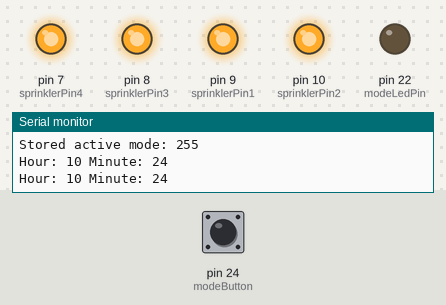
A sketch run on a simulated Arduino Mega 2560, built with avr-gcc and run on an emulated ATmega2560. Parts: output pins drawn as LEDs (lit = HIGH), the last lines printed to the serial monitor. Dashed ring = blinking. The inputs (shaded band) are chosen by the test bench; at power-on: pin 24 (modeButton) HIGH. The local clock reads 2024-03-15 10:24:30 at power-on unless the sketch sets it; EEPROM starts erased.

Above: at 1.3 s.
1.4 s: pin 24 (modeButton) pulled LOW for 0.15 s
At 1.68 s:
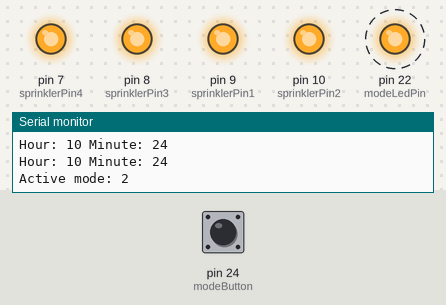
3.0 s: pin 24 (modeButton) pulled LOW for 1 s
At 5.5 s:
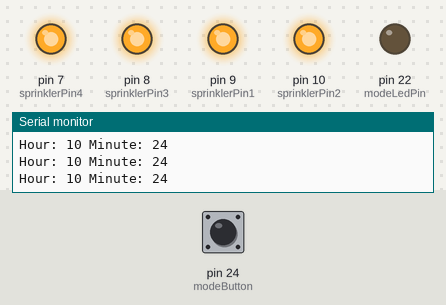
7.0 s: pin 24 (modeButton) pulled LOW for 3.2 s
At 10.48 s:
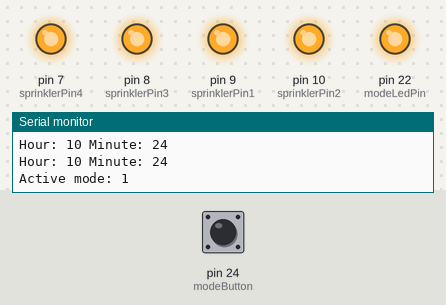
Timing chart, 0 to 12.1 s (numbered marks = the images above; inputs shaded):
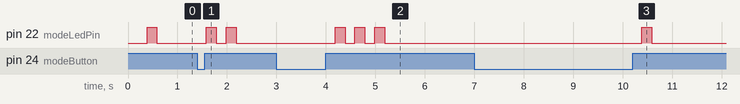

The sketch:

riego.ino
```cpp
#include <arduino-timer.h>
#include <Button.h>
#include <Wire.h>
#include <RTClib.h>
#include <EEPROM.h>

Timer<2> timer;
RTC_DS1307 rtc;

// Sprinklers
const int sprinklerPin1 = 9;
const int sprinklerPin2 = 10;
const int sprinklerPin3 = 8;
const int sprinklerPin4 = 7;
int activeSprinkler = 0;

// Modes
const int modeLedPin = 22;
Button modeButton(24);
int activeMode = 1;
int modeLedState = LOW;
int modeLedIndex = 0;

// Setup
void setup() {
  Serial.begin(9600); // Prepare serial interface

  #ifndef ESP8266
    while (!Serial); // wait for serial port to connect. Needed for native USB
  #endif

  Serial.println("");
  Serial.println(F("----------------------------------------------------"));
  Serial.println(F("            SISTEMA DE RIEGO AUTOMATICO             "));
  Serial.println(F("                       v1.0                         "));
  Serial.println(F("----------------------------------------------------"));

  // Initialize RTC
  if (!rtc.begin()) {
    Serial.println("RTC Module not found.");
    Serial.flush();
    abort();
  }

  if (!rtc.isrunning()) {
    Serial.println("RTC is NOT running, let's set the time!");
    // Set the RTC datetime to the last time this sketch was compiled
    rtc.adjust(DateTime(F(__DATE__), F(__TIME__)));
  }
//  rtc.adjust(DateTime(F(__DATE__), F(__TIME__)));

  // Set active mode from EEPROM storage
  int storedActiveMode = EEPROM.read(0);
  Serial.print("Stored active mode: ");
  Serial.println(storedActiveMode);

  if (storedActiveMode == 255) {
    activeMode = 1;
    EEPROM.write(0, activeMode);
  } else {
    activeMode = storedActiveMode;
  }

  // Setup sprinklers
  pinMode(sprinklerPin1, OUTPUT);
  pinMode(sprinklerPin2, OUTPUT);
  pinMode(sprinklerPin3, OUTPUT);
  pinMode(sprinklerPin4, OUTPUT);
  digitalWrite(sprinklerPin1, HIGH);
  digitalWrite(sprinklerPin2, HIGH);
  digitalWrite(sprinklerPin3, HIGH);
  digitalWrite(sprinklerPin4, HIGH);

  // Setup mode
  pinMode(modeLedPin, OUTPUT);
  modeButton.begin();

  // Timers
  timer.every(200, updateModeLed);
  timer.every(500, updateSprinklers);
}

// Loop
void loop() {
  timer.tick();

  // Handle mode change
  if (modeButton.released()) {
    if (activeMode == 3) activeMode = 1;
    else activeMode++;
    EEPROM.write(0, activeMode);
    Serial.println("Active mode: " + (String)activeMode);

    // Reset mode led
    modeLedState = LOW;
    digitalWrite(modeLedPin, LOW);
    modeLedIndex = 0;
  }
}

bool updateModeLed(void *) {
  if (modeLedIndex < activeMode * 2) {
    if (modeLedState == LOW) {
      modeLedState = HIGH;
      digitalWrite(modeLedPin, HIGH);
    } else {
      modeLedState = LOW;
      digitalWrite(modeLedPin, LOW);
    }

    modeLedIndex++;
  }

  return true;
}

void setActiveSprinklerOnce(int index) {
  if (activeSprinkler != index) {
    activeSprinkler = index;
    Serial.print("Active sprinkler: ");
    Serial.println(activeSprinkler);

    if (activeSprinkler == 1) {
      digitalWrite(sprinklerPin1, LOW);
      digitalWrite(sprinklerPin2, HIGH);
      digitalWrite(sprinklerPin3, HIGH);
      digitalWrite(sprinklerPin4, HIGH);
    } else if (activeSprinkler == 2) {
      digitalWrite(sprinklerPin1, HIGH);
      digitalWrite(sprinklerPin2, LOW);
      digitalWrite(sprinklerPin3, HIGH);
      digitalWrite(sprinklerPin4, HIGH);
    } else if (activeSprinkler == 3) {
      digitalWrite(sprinklerPin1, HIGH);
      digitalWrite(sprinklerPin2, HIGH);
      digitalWrite(sprinklerPin3, LOW);
      digitalWrite(sprinklerPin4, HIGH);
    } else if (activeSprinkler == 3) {
      digitalWrite(sprinklerPin1, HIGH);
      digitalWrite(sprinklerPin2, HIGH);
      digitalWrite(sprinklerPin3, HIGH);
      digitalWrite(sprinklerPin4, LOW);
    } else {
      digitalWrite(sprinklerPin1, HIGH);
      digitalWrite(sprinklerPin2, HIGH);
      digitalWrite(sprinklerPin3, HIGH);
      digitalWrite(sprinklerPin4, HIGH);
    }
  }
}

bool updateSprinklers(void *) {
  DateTime date = rtc.now();
  const int hour = date.hour();
  const int minute = date.minute();

  Serial.print("Hour: ");
  Serial.print(hour);
  Serial.print(" Minute: ");
  Serial.println(minute);

  if (
    (activeMode == 1 && (hour == 8 || hour == 20)) || // Mode 1
    (activeMode == 2 && (hour == 8 || hour == 12 || hour == 20)) || // Mode 2
    (activeMode == 3 && (hour == 8 || hour == 12 || hour == 15 || hour == 17 || hour == 20)) // Mode 3
  ) {
    if (minute >= 0 && minute <= 19) {
      setActiveSprinklerOnce(1);
    } else if (minute >= 20 && minute <= 39) {
      setActiveSprinklerOnce(2);
    } else if (minute >= 40 && minute <= 59) {
      setActiveSprinklerOnce(3);
    } else {
      setActiveSprinklerOnce(0);
    }
  // Other
  } else {
    setActiveSprinklerOnce(0);
  }

  return true;
}
```

Measured:
- after the input at 1.4 s, pin 22 (modeLedPin): alternates HIGH for 0.20 s and LOW for 0.20 s, 4 changes in all, then stays LOW, starting after 0.19 s
- after the input at 3.0 s, pin 22 (modeLedPin): alternates HIGH for 0.20 s and LOW for 0.20 s, 6 changes in all, then stays LOW, starting after 1.2 s
- after the input at 7.0 s, pin 22 (modeLedPin): LOW → HIGH after 3.4 s, → LOW 0.20 s later
